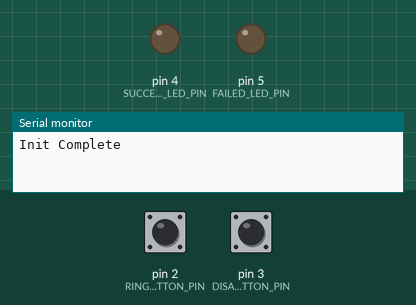
Recording of a sketch running on a simulated Arduino Uno, built with avr-gcc and run on an emulated ATmega328P. On the bench: output pins drawn as LEDs (lit = HIGH), the last lines printed to the serial monitor. Dashed ring = blinking. The test bench sets the inputs (shaded band); at power-on: pin 2 (RING_BUTTON_PIN) HIGH, pin 3 (DISABLE_BUTTON_PIN) HIGH. No radio packets arrive unless stated.

Above: at 1.2 s.
1.3 s: pin 2 (RING_BUTTON_PIN) pulled LOW for 3.2 s
At 2.1 s:
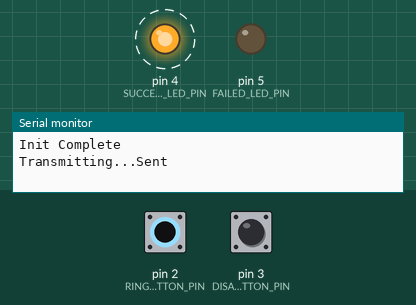
6.0 s: pin 3 (DISABLE_BUTTON_PIN) pulled LOW for 3.2 s
At 6.8 s:
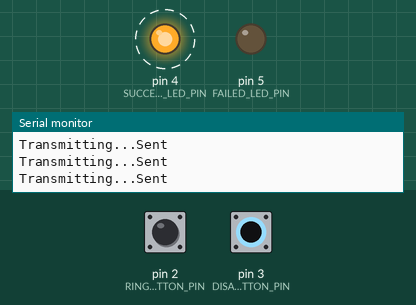
Timing chart, 0 to 10.7 s (numbered marks = the images above; inputs shaded):
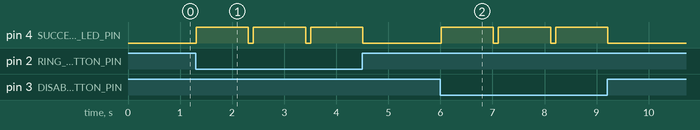

The sketch:

phone_remote.ino
```cpp
// Remote control for phone

#include <SPI.h>
// https://github.com/TMRh20/RF24
#include <RF24.h>

#define RADIO_ENABLE_PIN    9
#define RADIO_SELECT_PIN    10
#define RING_CODE           1337
#define DISABLE_CODE        1010
#define RETRIES             10

#define RING_BUTTON_PIN     2
#define DISABLE_BUTTON_PIN  3
#define SUCCESS_LED_PIN     4
#define FAILED_LED_PIN      5


RF24 radio(RADIO_ENABLE_PIN, RADIO_SELECT_PIN);
byte RADIO_ADDRESS[6] = "Phone\0";


void setup() {
    // Enable pull-up resistor for input buttons
    pinMode(RING_BUTTON_PIN, INPUT);
    digitalWrite(RING_BUTTON_PIN, HIGH);

    pinMode(DISABLE_BUTTON_PIN, INPUT);
    digitalWrite(DISABLE_BUTTON_PIN, HIGH);

    // Enable LEDS
    pinMode(SUCCESS_LED_PIN, OUTPUT);
    digitalWrite(SUCCESS_LED_PIN, LOW);

    pinMode(FAILED_LED_PIN, OUTPUT);
    digitalWrite(FAILED_LED_PIN, LOW);

    Serial.begin(9600);

    radio.begin();
    radio.setPALevel(RF24_PA_MAX);

    radio.openWritingPipe(RADIO_ADDRESS);
    radio.enableDynamicAck();
    radio.stopListening();
    Serial.println("Init Complete");
}


void success() {
    digitalWrite(SUCCESS_LED_PIN, HIGH);
    digitalWrite(FAILED_LED_PIN, LOW);
    Serial.println("Sent");
    delay(1000);
    digitalWrite(SUCCESS_LED_PIN, LOW);

}


void failed() {
    digitalWrite(SUCCESS_LED_PIN, LOW);
    digitalWrite(FAILED_LED_PIN, HIGH);
    Serial.println("Gave up");
    delay(1000);
    digitalWrite(FAILED_LED_PIN, LOW);
}


void transmitCode(unsigned long code) {
    Serial.print("\nTransmitting...");
    for (int x=0; x< RETRIES; x++) {
        if (radio.write(&code, sizeof(unsigned long))) {
            success();
            return;
        } else {
            Serial.println("failed");
            delay(100);
        }
    }
    failed();
}


void loop() {
    if (digitalRead(RING_BUTTON_PIN) == LOW) {
        transmitCode(RING_CODE);
    } else if (digitalRead(DISABLE_BUTTON_PIN) == LOW) {
        transmitCode(DISABLE_CODE);
    }
    delay(100);
}
```

Measured:
- after the input at 1.3 s, pin 4 (SUCCESS_LED_PIN): alternates HIGH for 1.0 s and LOW for 0.10 s, starting at once
- after the input at 6.0 s, pin 4 (SUCCESS_LED_PIN): alternates HIGH for 1.0 s and LOW for 0.10 s, 6 changes in all, then stays LOW, starting at once
